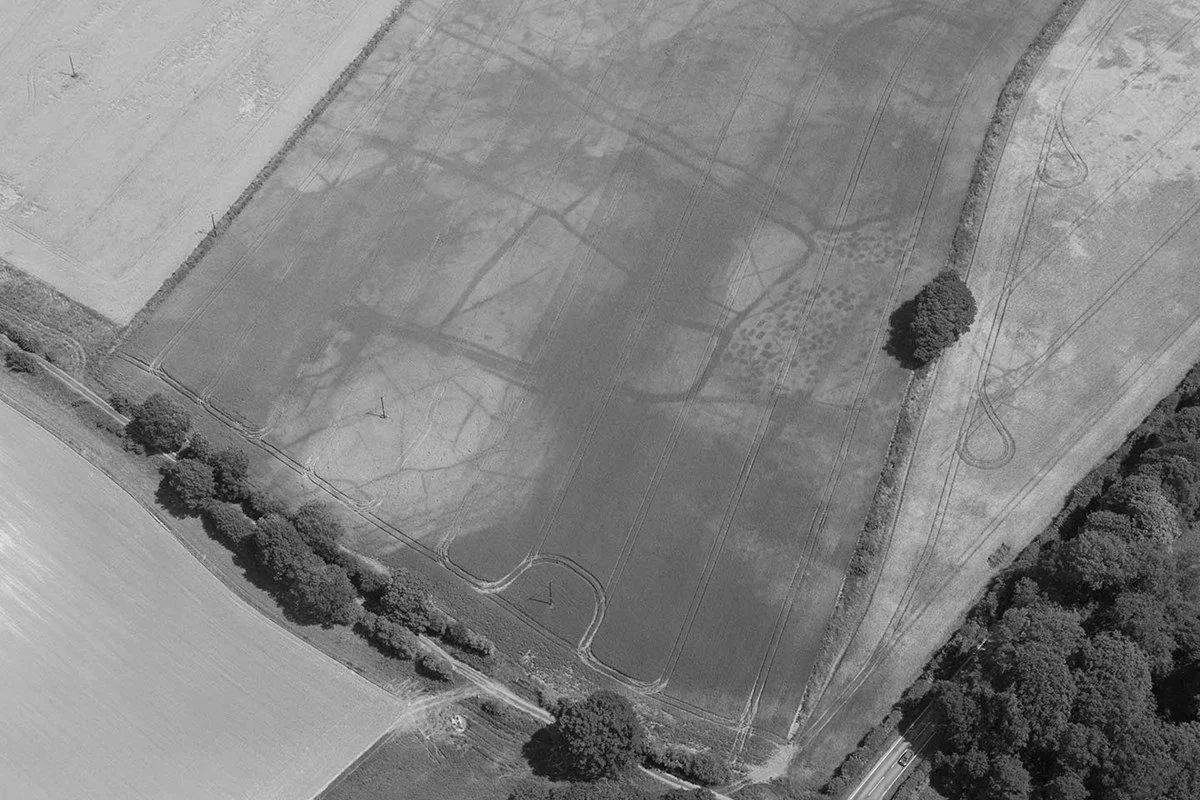
#> input picture Greyscaled/SampleThree.png, 1200 x 800 px, found by its file name; the run also reads 1 picture not shown here
$ python Laplacian.py   (older library calls are emulated)
#> lines starting #> are read from the running program, lines starting #| are printed output that depends on the picture
import cv2
from cv2 import GaussianBlur
from cv2 import medianBlur
from cv2 import Laplacian
from matplotlib.pyplot import yticks
import numpy as np
import matplotlib.pyplot as plt

img0 = cv2.imread("Greyscaled/SampleThree.png")
#> img0 is the input picture: shape (800, 1200, 3); min 1, max 243, mean 131.2
img1 = cv2.imread("Histogram Equalized.jpg")
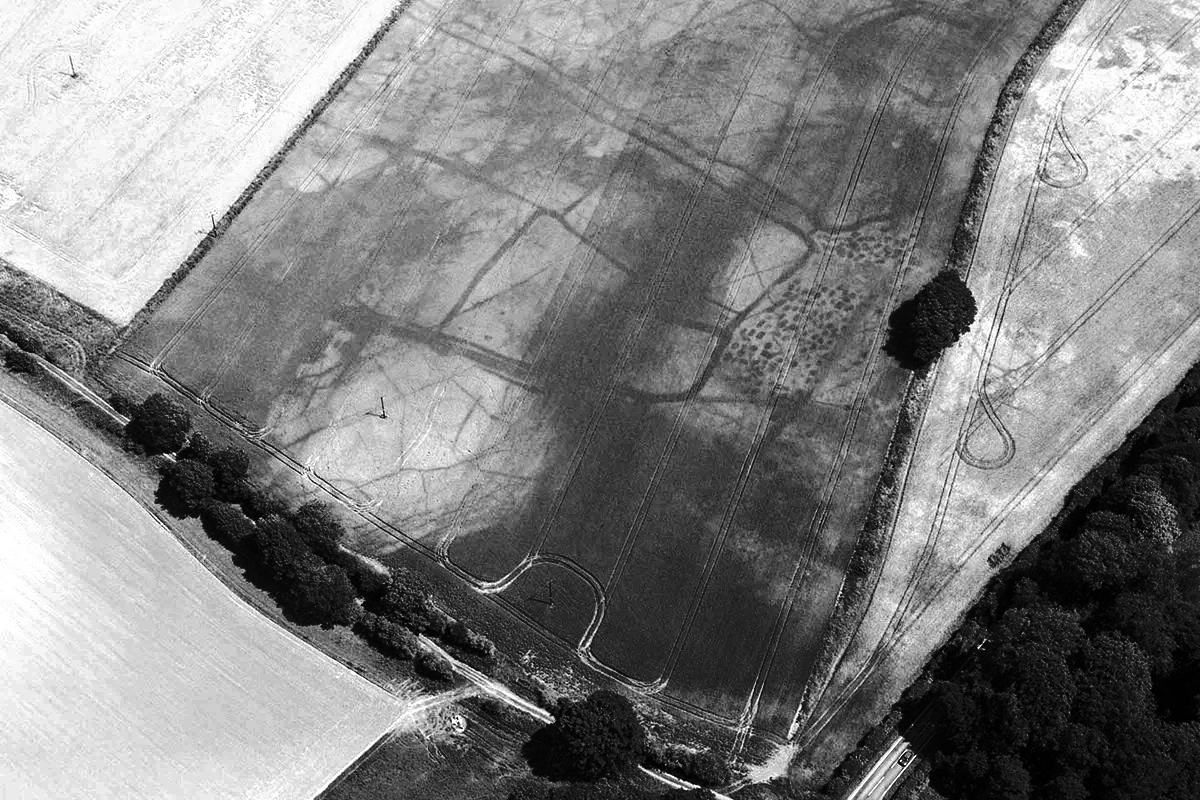
#> input picture Histogram Equalized.jpg, 1200 x 800 px, found by its file name
#> img1 is the input picture: shape (800, 1200, 3); min 0, max 255, mean 129.6
img2 = cv2.imread("SingContrast 0.2.jpg")
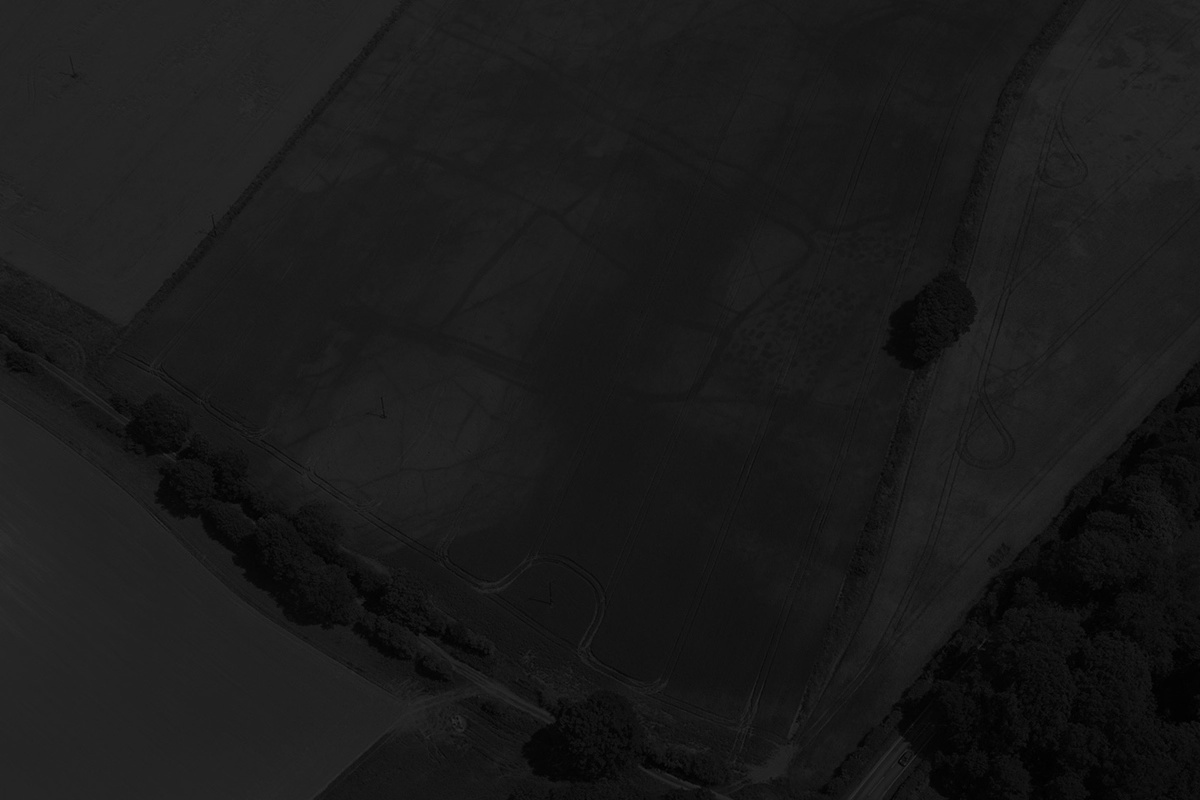
#> input picture SingContrast 0.2.jpg, 1200 x 800 px, found by its file name
#> img2 is the input picture: shape (800, 1200, 3); min 0, max 48, mean 26.2
img3 = cv2.imread("Degraded Images/Sample One Blurr.jpeg")

blur_img0 = cv2.GaussianBlur(img0, (3,3),0)
blur_img1 = cv2.GaussianBlur(img1, (3,3),0)
blur_img2 = cv2.GaussianBlur(img2, (3,3),0)
blur_img3 = cv2.GaussianBlur(img3, (3,3),0)


Laplacian0 = cv2.Laplacian(blur_img0, cv2.CV_64F)
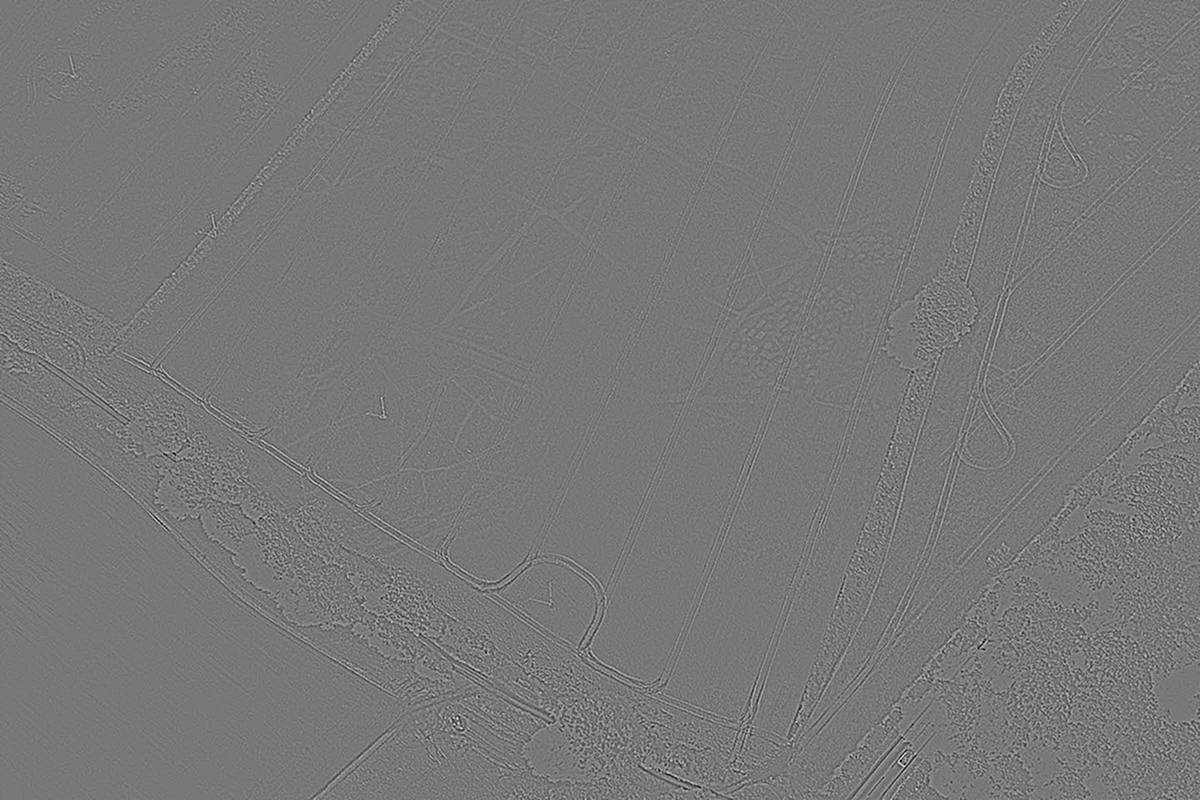
#> Laplacian0: shape (800, 1200, 3) float64; min -95, max 106, mean 0; drawn with min black and max white
Laplacian1 = cv2.Laplacian(blur_img1, cv2.CV_64F)
Laplacian2 = cv2.Laplacian(blur_img2, cv2.CV_64F)
Laplacian3 = cv2.Laplacian(blur_img3, cv2.CV_64F)
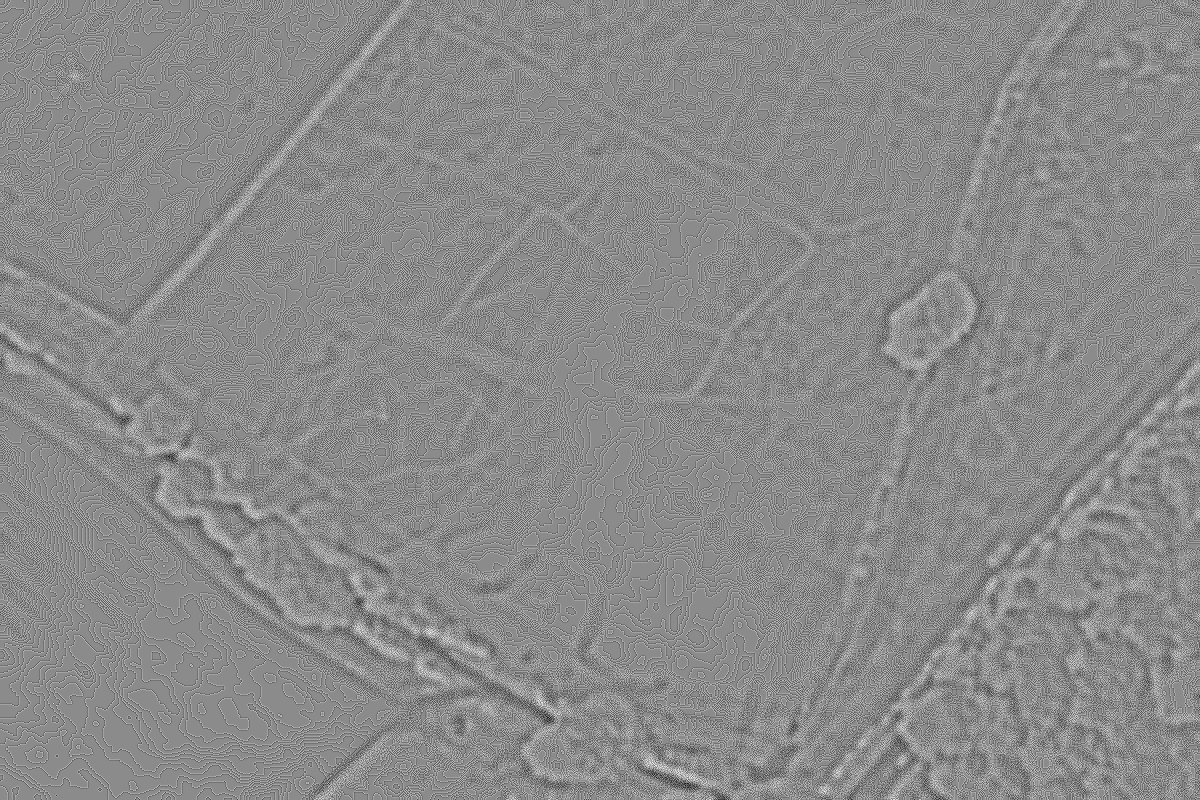
#> Laplacian3: shape (800, 1200, 3) float64; min -6, max 5, mean -0.000132; drawn with min black and max white

titles = ["Original","Histogram Equalized","Contrast Dark","Median Filtered"]

images = [Laplacian0,Laplacian1,Laplacian2, Laplacian3]
for i in range(4):
    plt.subplot(2,2,i+1)
    plt.imshow(images[i])
    plt.title(titles[i])
    plt.xticks([])
    plt.yticks([])

plt.show()
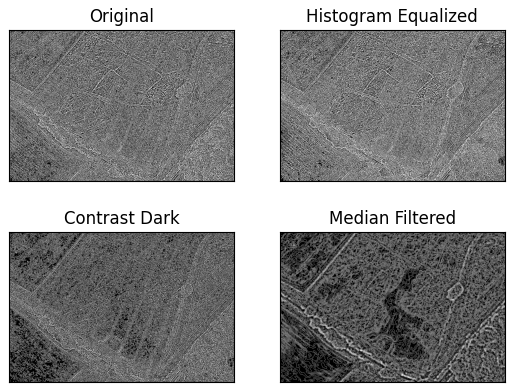
#> figure drawn by matplotlib, 4 panels

cv2.waitKey()
cv2.destroyAllWindows()
